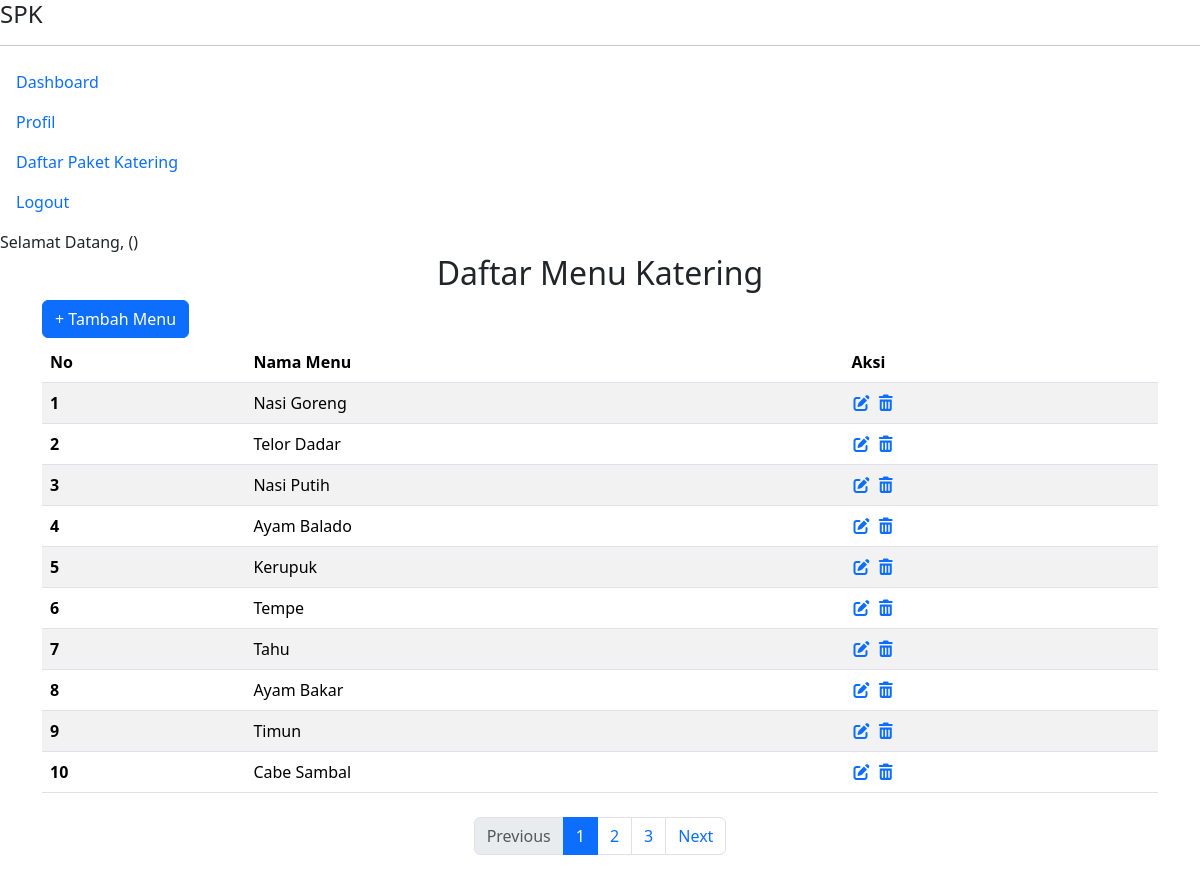
Screenshot of /pages/menu-katering/menu_katering.php with the database file from the repository.
### tables this page shows
CREATE TABLE `menu_katering` (
  `id_menu_katering` int(11) NOT NULL,
  `nama_menu` varchar(50) NOT NULL
);

### pages/menu-katering/menu_katering.php (the view, shortened to what this page needs)
<?php
require_once __DIR__ . '/../../pages/layouts/header.php';
require_once __DIR__ . '/../../koneksi.php';
$limit = 10;
$page_no = isset($_GET['page_no']) ? (int) $_GET['page_no'] : 1;
$offset = ($page_no - 1) * $limit;
$getDataMenuKatering = mysqli_query(
    $koneksi,
    'SELECT * FROM menu_katering
    LIMIT ' . $limit . ' OFFSET ' . $offset . ''
);
$totalDataResult = mysqli_query(
    $koneksi,
    "SELECT COUNT(*) as total FROM menu_katering"
);
$dataTotal = mysqli_fetch_assoc($totalDataResult);
$totalData = $dataTotal['total'];
$totalPages = ceil($totalData / $limit);
$no = $offset + 1;
?>
<section>
    <div class="content">
        <h2 class="content-title text-center">Daftar Menu Katering</h2>
        <div class="container" style="margin-bottom: -20px;">
            <a href="index.php?page=tambah_menu_katering" class="btn btn-primary">+ Tambah Menu</a>
        </div>
        <div class="container mt-4 table-responsive" style="max-height: 700px; overflow-y: auto;">
            <table class="table table-striped table-hover" style="max-height:300px;">
                <thead>
                    <tr>
                        <th scope="col">No</th>
                        <th scope="col">Nama Menu</th>
                        <th scope="col">Aksi</th>
                    </tr>
                </thead>
                <tbody>
                    <?php foreach ($getDataMenuKatering as $row): ?>
                        <tr>
                            <th scope="row"><?= $no++ ?></th>
                            <td><?= $row['nama_menu'] ?></td>
                            <td>
                                <a
                                    href="index.php?page=edit_menu_katering&id_menu_katering=<?= $row['id_menu_katering'] ?>"><i
                                        class="fa-solid fa-pen-to-square"></i></a>
                                <a href="javascript:void(0)"
                                    onclick="konfirmasiDelete('index.php?page=hapus_menu_katering&id_menu_katering=<?= $row['id_menu_katering'] ?>')">
                                    <i class="fa-solid fa-trash-can"></i></a>
                            </td>
                        </tr>
                    <?php endforeach ?>
                </tbody>
            </table>
            <nav aria-label="Page navigation">
                <ul class="pagination justify-content-center mt-4">
                    <li class="page-item <?= ($page_no <= 1) ? 'disabled' : '' ?>">
                        <a class="page-link" href="?page=menu_katering&page_no=<?= $page_no - 1 ?>">Previous</a>
                    </li>
                    <?php for ($i = 1; $i <= $totalPages; $i++): ?>
                        <li class="page-item <?= ($i == $page_no) ? 'active' : '' ?>">
                            <a class="page-link" href="?page=menu_katering&page_no=<?= $i ?>"><?= $i ?></a>
                        </li>
                    <?php endfor; ?>
                    <li class="page-item <?= ($page_no >= $totalPages) ? 'disabled' : '' ?>">
                        <a class="page-link" href="?page=menu_katering&page_no=<?= $page_no + 1 ?>">Next</a>
                    </li>
                </ul>
            </nav>
        </div>
    </div>
</section>
<?php
require_once __DIR__ . '/../../pages/layouts/footer.php';
?>

### rows the page displays
menu_katering: nama_menu "Nasi Goreng"
menu_katering: nama_menu "Telor Dadar"
menu_katering: nama_menu "Nasi Putih"
menu_katering: nama_menu "Ayam Balado"
menu_katering: nama_menu "Kerupuk"
menu_katering: nama_menu "Tempe"
menu_katering: nama_menu "Tahu"
menu_katering: nama_menu "Ayam Bakar"
menu_katering: nama_menu "Timun"
menu_katering: nama_menu "Cabe Sambal"
